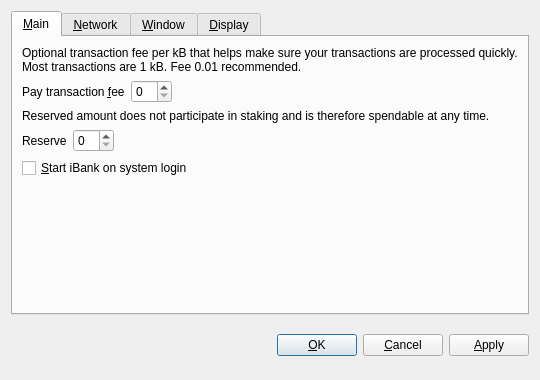
<?xml version="1.0" encoding="UTF-8"?>
<ui version="4.0">
 <class>OptionsDialog</class>
 <widget class="QDialog" name="OptionsDialog">
  <property name="geometry">
   <rect>
    <x>0</x>
    <y>0</y>
    <width>540</width>
    <height>380</height>
   </rect>
  </property>
  <property name="windowTitle">
   <string>Options</string>
  </property>
  <property name="modal">
   <bool>true</bool>
  </property>
  <layout class="QVBoxLayout" name="verticalLayout">
   <item>
    <widget class="QTabWidget" name="tabWidget">
     <property name="tabPosition">
      <enum>QTabWidget::North</enum>
     </property>
     <property name="currentIndex">
      <number>0</number>
     </property>
     <widget class="QWidget" name="tabMain">
      <attribute name="title">
       <string>&amp;Main</string>
      </attribute>
      <layout class="QVBoxLayout" name="verticalLayout_Main">
       <item>
        <widget class="QLabel" name="transactionFeeInfoLabel">
         <property name="text">
          <string>Optional transaction fee per kB that helps make sure your transactions are processed quickly. Most transactions are 1 kB. Fee 0.01 recommended.</string>
         </property>
         <property name="textFormat">
          <enum>Qt::PlainText</enum>
         </property>
         <property name="wordWrap">
          <bool>true</bool>
         </property>
        </widget>
       </item>
       <item>
        <layout class="QHBoxLayout" name="horizontalLayoutFee">
         <item>
          <widget class="QLabel" name="transactionFeeLabel">
           <property name="text">
            <string>Pay transaction &amp;fee</string>
           </property>
           <property name="textFormat">
            <enum>Qt::PlainText</enum>
           </property>
           <property name="buddy">
            <cstring>transactionFee</cstring>
           </property>
          </widget>
         </item>
         <item>
          <widget class="BitcoinAmountField" name="transactionFee"/>
         </item>
         <item>
          <spacer name="horizontalSpacerFee">
           <property name="orientation">
            <enum>Qt::Horizontal</enum>
           </property>
           <property name="sizeHint" stdset="0">
            <size>
             <width>40</width>
             <height>20</height>
            </size>
           </property>
          </spacer>
         </item>
        </layout>
       </item>
       <item>
        <widget class="QLabel" name="reserveBalanceInfoLabel">
         <property name="text">
          <string>Reserved amount does not participate in staking and is therefore spendable at any time.</string>
         </property>
         <property name="textFormat">
          <enum>Qt::PlainText</enum>
         </property>
         <property name="wordWrap">
          <bool>true</bool>
         </property>
        </widget>
       </item>
       <item>
        <layout class="QHBoxLayout" name="horizontalLayoutReserveBalance">
         <item>
          <widget class="QLabel" name="reserveBalanceLabel">
           <property name="text">
            <string>Reserve</string>
           </property>
           <property name="textFormat">
            <enum>Qt::PlainText</enum>
           </property>
           <property name="buddy">
            <cstring>reserveBalance</cstring>
           </property>
          </widget>
         </item>
         <item>
          <widget class="BitcoinAmountField" name="reserveBalance"/>
         </item>
         <item>
          <spacer name="horizontalSpacerReserveBalance">
           <property name="orientation">
            <enum>Qt::Horizontal</enum>
           </property>
           <property name="sizeHint" stdset="0">
            <size>
             <width>40</width>
             <height>20</height>
            </size>
           </property>
          </spacer>
         </item>
        </layout>
       </item>
       <item>
        <widget class="QCheckBox" name="bitcoinAtStartup">
         <property name="toolTip">
          <string>Automatically start iBank after logging in to the system.</string>
         </property>
         <property name="text">
          <string>&amp;Start iBank on system login</string>
         </property>
        </widget>
       </item>
       <item>
        <spacer name="verticalSpacer_Main">
         <property name="orientation">
          <enum>Qt::Vertical</enum>
         </property>
         <property name="sizeHint" stdset="0">
          <size>
           <width>20</width>
           <height>40</height>
          </size>
         </property>
        </spacer>
       </item>
      </layout>
     </widget>
     <widget class="QWidget" name="tabNetwork">
      <attribute name="title">
       <string>&amp;Network</string>
      </attribute>
      <layout class="QVBoxLayout" name="verticalLayout_Network">
       <item>
        <widget class="QCheckBox" name="mapPortUpnp">
         <property name="toolTip">
          <string>Automatically open the iBank client port on the router. This only works when your router supports UPnP and it is enabled.</string>
         </property>
         <property name="text">
          <string>Map port using &amp;UPnP</string>
         </property>
        </widget>
       </item>
       <item>
        <widget class="QCheckBox" name="connectSocks">
         <property name="toolTip">
          <string>Connect to the iBank network through a SOCKS proxy (e.g. when connecting through Tor).</string>
         </property>
         <property name="text">
          <string>&amp;Connect through SOCKS proxy:</string>
         </property>
        </widget>
       </item>
       <item>
        <layout class="QHBoxLayout" name="horizontalLayout_Network">
         <item>
          <widget class="QLabel" name="proxyIpLabel">
           <property name="text">
            <string>Proxy &amp;IP:</string>
           </property>
           <property name="textFormat">
            <enum>Qt::PlainText</enum>
           </property>
           <property name="buddy">
            <cstring>proxyIp</cstring>
           </property>
          </widget>
         </item>
         <item>
          <widget class="QValidatedLineEdit" name="proxyIp">
           <property name="maximumSize">
            <size>
             <width>140</width>
             <height>16777215</height>
            </size>
           </property>
           <property name="toolTip">
            <string>IP address of the proxy (e.g. 127.0.0.1)</string>
           </property>
          </widget>
         </item>
         <item>
          <widget class="QLabel" name="proxyPortLabel">
           <property name="text">
            <string>&amp;Port:</string>
           </property>
           <property name="textFormat">
            <enum>Qt::PlainText</enum>
           </property>
           <property name="buddy">
            <cstring>proxyPort</cstring>
           </property>
          </widget>
         </item>
         <item>
          <widget class="QLineEdit" name="proxyPort">
           <property name="maximumSize">
            <size>
             <width>55</width>
             <height>16777215</height>
            </size>
           </property>
           <property name="toolTip">
            <string>Port of the proxy (e.g. 9050)</string>
           </property>
          </widget>
         </item>
         <item>
          <widget class="QLabel" name="socksVersionLabel">
           <property name="text">
            <string>SOCKS &amp;Version:</string>
           </property>
           <property name="textFormat">
            <enum>Qt::PlainText</enum>
           </property>
           <property name="buddy">
            <cstring>socksVersion</cstring>
           </property>
          </widget>
         </item>
         <item>
          <widget class="QValueComboBox" name="socksVersion">
           <property name="toolTip">
            <string>SOCKS version of the proxy (e.g. 5)</string>
           </property>
          </widget>
         </item>
         <item>
          <spacer name="horizontalSpacer_Network">
           <property name="orientation">
            <enum>Qt::Horizontal</enum>
           </property>
           <property name="sizeHint" stdset="0">
            <size>
             <width>40</width>
             <height>20</height>
            </size>
           </property>
          </spacer>
         </item>
        </layout>
       </item>
       <item>
        <spacer name="verticalSpacer_Network">
         <property name="orientation">
          <enum>Qt::Vertical</enum>
         </property>
         <property name="sizeHint" stdset="0">
          <size>
           <width>20</width>
           <height>40</height>
          </size>
         </property>
        </spacer>
       </item>
      </layout>
     </widget>
     <widget class="QWidget" name="tabWindow">
      <attribute name="title">
       <string>&amp;Window</string>
      </attribute>
      <layout class="QVBoxLayout" name="verticalLayout_Window">
       <item>
        <widget class="QCheckBox" name="minimizeToTray">
         <property name="toolTip">
          <string>Show only a tray icon after minimizing the window.</string>
         </property>
         <property name="text">
          <string>&amp;Minimize to the tray instead of the taskbar</string>
         </property>
        </widget>
       </item>
       <item>
        <widget class="QCheckBox" name="minimizeOnClose">
         <property name="toolTip">
          <string>Minimize instead of exit the application when the window is closed. When this option is enabled, the application will be closed only after selecting Quit in the menu.</string>
         </property>
         <property name="text">
          <string>M&amp;inimize on close</string>
         </property>
        </widget>
       </item>
       <item>
        <spacer name="verticalSpacer_Window">
         <property name="orientation">
          <enum>Qt::Vertical</enum>
         </property>
         <property name="sizeHint" stdset="0">
          <size>
           <width>20</width>
           <height>40</height>
          </size>
         </property>
        </spacer>
       </item>
      </layout>
     </widget>
     <widget class="QWidget" name="tabDisplay">
      <attribute name="title">
       <string>&amp;Display</string>
      </attribute>
      <layout class="QVBoxLayout" name="verticalLayout_Display">
       <item>
        <layout class="QHBoxLayout" name="horizontalLayout_1_Display">
         <item>
          <widget class="QLabel" name="langLabel">
           <property name="text">
            <string>User Interface &amp;language:</string>
           </property>
           <property name="textFormat">
            <enum>Qt::PlainText</enum>
           </property>
           <property name="buddy">
            <cstring>lang</cstring>
           </property>
          </widget>
         </item>
         <item>
          <widget class="QValueComboBox" name="lang">
           <property name="toolTip">
            <string>The user interface language can be set here. This setting will take effect after restarting iBank.</string>
           </property>
          </widget>
         </item>
        </layout>
       </item>
       <item>
        <layout class="QHBoxLayout" name="horizontalLayout_2_Display">
         <item>
          <widget class="QLabel" name="unitLabel">
           <property name="text">
            <string>&amp;Unit to show amounts in:</string>
           </property>
           <property name="textFormat">
            <enum>Qt::PlainText</enum>
           </property>
           <property name="buddy">
            <cstring>unit</cstring>
           </property>
          </widget>
         </item>
         <item>
          <widget class="QValueComboBox" name="unit">
           <property name="toolTip">
            <string>Choose the default subdivision unit to show in the interface and when sending coins.</string>
           </property>
          </widget>
         </item>
        </layout>
       </item>
       <item>
        <widget class="QCheckBox" name="displayAddresses">
         <property name="toolTip">
          <string>Whether to show iBank addresses in the transaction list or not.</string>
         </property>
         <property name="text">
          <string>&amp;Display addresses in transaction list</string>
         </property>
        </widget>
       </item>
       <item>
        <widget class="QCheckBox" name="coinControlFeatures">
         <property name="toolTip">
          <string>Whether to show coin control features or not.</string>
         </property>
         <property name="text">
          <string>Display coin &amp;control features (experts only!)</string>
         </property>
        </widget>
       </item>
       <item>
        <spacer name="verticalSpacer_Display">
         <property name="orientation">
          <enum>Qt::Vertical</enum>
         </property>
         <property name="sizeHint" stdset="0">
          <size>
           <width>20</width>
           <height>40</height>
          </size>
         </property>
        </spacer>
       </item>
      </layout>
     </widget>
    </widget>
   </item>
   <item>
    <layout class="QHBoxLayout" name="horizontalLayout_Buttons">
     <item>
      <spacer name="horizontalSpacer_1">
       <property name="orientation">
        <enum>Qt::Horizontal</enum>
       </property>
       <property name="sizeHint" stdset="0">
        <size>
         <width>40</width>
         <height>48</height>
        </size>
       </property>
      </spacer>
     </item>
     <item>
      <widget class="QLabel" name="statusLabel">
       <property name="font">
        <font>
         <weight>75</weight>
         <bold>true</bold>
        </font>
       </property>
       <property name="text">
        <string/>
       </property>
       <property name="textFormat">
        <enum>Qt::PlainText</enum>
       </property>
       <property name="wordWrap">
        <bool>true</bool>
       </property>
      </widget>
     </item>
     <item>
      <spacer name="horizontalSpacer_2">
       <property name="orientation">
        <enum>Qt::Horizontal</enum>
       </property>
       <property name="sizeHint" stdset="0">
        <size>
         <width>40</width>
         <height>48</height>
        </size>
       </property>
      </spacer>
     </item>
     <item>
      <widget class="QPushButton" name="okButton">
       <property name="text">
        <string>&amp;OK</string>
       </property>
      </widget>
     </item>
     <item>
      <widget class="QPushButton" name="cancelButton">
       <property name="text">
        <string>&amp;Cancel</string>
       </property>
       <property name="autoDefault">
        <bool>false</bool>
       </property>
      </widget>
     </item>
     <item>
      <widget class="QPushButton" name="applyButton">
       <property name="text">
        <string>&amp;Apply</string>
       </property>
       <property name="autoDefault">
        <bool>false</bool>
       </property>
      </widget>
     </item>
    </layout>
   </item>
  </layout>
 </widget>
 <customwidgets>
  <customwidget>
   <class>BitcoinAmountField</class>
   <extends>QSpinBox</extends>
   <header>bitcoinamountfield.h</header>
  </customwidget>
  <customwidget>
   <class>QValueComboBox</class>
   <extends>QComboBox</extends>
   <header>qvaluecombobox.h</header>
  </customwidget>
  <customwidget>
   <class>QValidatedLineEdit</class>
   <extends>QLineEdit</extends>
   <header>qvalidatedlineedit.h</header>
  </customwidget>
 </customwidgets>
 <resources/>
 <connections/>
</ui>
